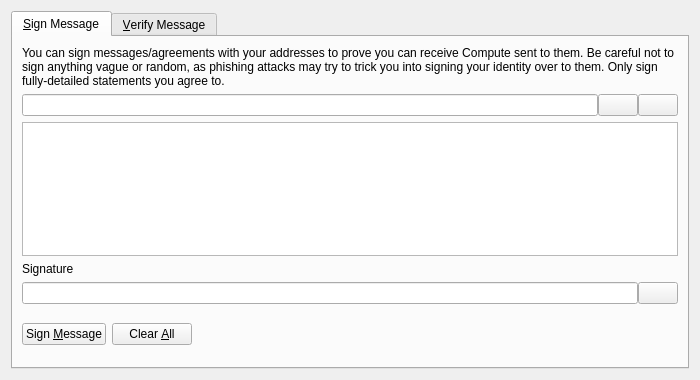
<?xml version="1.0" encoding="UTF-8"?>
<ui version="4.0">
 <class>SignVerifyMessageDialog</class>
 <widget class="QDialog" name="SignVerifyMessageDialog">
  <property name="geometry">
   <rect>
    <x>0</x>
    <y>0</y>
    <width>700</width>
    <height>380</height>
   </rect>
  </property>
  <property name="windowTitle">
   <string>Signatures - Sign / Verify a Message</string>
  </property>
  <property name="modal">
   <bool>true</bool>
  </property>
  <layout class="QVBoxLayout" name="verticalLayout">
   <item>
    <widget class="QTabWidget" name="tabWidget">
     <property name="currentIndex">
      <number>0</number>
     </property>
     <widget class="QWidget" name="tabSignMessage">
      <attribute name="title">
       <string>&amp;Sign Message</string>
      </attribute>
      <layout class="QVBoxLayout" name="verticalLayout_SM">
       <item>
        <widget class="QLabel" name="infoLabel_SM">
         <property name="text">
          <string>You can sign messages/agreements with your addresses to prove you can receive Compute sent to them. Be careful not to sign anything vague or random, as phishing attacks may try to trick you into signing your identity over to them. Only sign fully-detailed statements you agree to.</string>
         </property>
         <property name="textFormat">
          <enum>Qt::PlainText</enum>
         </property>
         <property name="wordWrap">
          <bool>true</bool>
         </property>
        </widget>
       </item>
       <item>
        <layout class="QHBoxLayout" name="horizontalLayout_1_SM">
         <property name="spacing">
          <number>0</number>
         </property>
         <item>
          <widget class="QValidatedLineEdit" name="addressIn_SM">
           <property name="toolTip">
            <string>The Compute address to sign the message with</string>
           </property>
          </widget>
         </item>
         <item>
          <widget class="QPushButton" name="addressBookButton_SM">
           <property name="toolTip">
            <string>Choose previously used address</string>
           </property>
           <property name="text">
            <string/>
           </property>
           <property name="shortcut">
            <string>Alt+A</string>
           </property>
           <property name="autoDefault">
            <bool>false</bool>
           </property>
          </widget>
         </item>
         <item>
          <widget class="QPushButton" name="pasteButton_SM">
           <property name="toolTip">
            <string>Paste address from clipboard</string>
           </property>
           <property name="text">
            <string/>
           </property>
           <property name="shortcut">
            <string>Alt+P</string>
           </property>
           <property name="autoDefault">
            <bool>false</bool>
           </property>
          </widget>
         </item>
        </layout>
       </item>
       <item>
        <widget class="QPlainTextEdit" name="messageIn_SM">
         <property name="toolTip">
          <string>Enter the message you want to sign here</string>
         </property>
        </widget>
       </item>
       <item>
        <widget class="QLabel" name="signatureLabel_SM">
         <property name="text">
          <string>Signature</string>
         </property>
         <property name="textFormat">
          <enum>Qt::PlainText</enum>
         </property>
        </widget>
       </item>
       <item>
        <layout class="QHBoxLayout" name="horizontalLayout_2_SM">
         <property name="spacing">
          <number>0</number>
         </property>
         <item>
          <widget class="QLineEdit" name="signatureOut_SM">
           <property name="font">
            <font>
             <italic>true</italic>
            </font>
           </property>
           <property name="readOnly">
            <bool>true</bool>
           </property>
          </widget>
         </item>
         <item>
          <widget class="QPushButton" name="copySignatureButton_SM">
           <property name="toolTip">
            <string>Copy the current signature to the system clipboard</string>
           </property>
           <property name="text">
            <string/>
           </property>
           <property name="autoDefault">
            <bool>false</bool>
           </property>
          </widget>
         </item>
        </layout>
       </item>
       <item>
        <layout class="QHBoxLayout" name="horizontalLayout_3_SM">
         <item>
          <widget class="QPushButton" name="signMessageButton_SM">
           <property name="toolTip">
            <string>Sign the message to prove you own this Compute address</string>
           </property>
           <property name="text">
            <string>Sign &amp;Message</string>
           </property>
           <property name="autoDefault">
            <bool>false</bool>
           </property>
          </widget>
         </item>
         <item>
          <widget class="QPushButton" name="clearButton_SM">
           <property name="toolTip">
            <string>Reset all sign message fields</string>
           </property>
           <property name="text">
            <string>Clear &amp;All</string>
           </property>
           <property name="autoDefault">
            <bool>false</bool>
           </property>
          </widget>
         </item>
         <item>
          <spacer name="horizontalSpacer_1_SM">
           <property name="orientation">
            <enum>Qt::Horizontal</enum>
           </property>
           <property name="sizeHint" stdset="0">
            <size>
             <width>40</width>
             <height>48</height>
            </size>
           </property>
          </spacer>
         </item>
         <item>
          <widget class="QLabel" name="statusLabel_SM">
           <property name="font">
            <font>
             <weight>75</weight>
             <bold>true</bold>
            </font>
           </property>
           <property name="text">
            <string/>
           </property>
           <property name="wordWrap">
            <bool>true</bool>
           </property>
          </widget>
         </item>
         <item>
          <spacer name="horizontalSpacer_2_SM">
           <property name="orientation">
            <enum>Qt::Horizontal</enum>
           </property>
           <property name="sizeHint" stdset="0">
            <size>
             <width>40</width>
             <height>48</height>
            </size>
           </property>
          </spacer>
         </item>
        </layout>
       </item>
      </layout>
     </widget>
     <widget class="QWidget" name="tabVerifyMessage">
      <attribute name="title">
       <string>&amp;Verify Message</string>
      </attribute>
      <layout class="QVBoxLayout" name="verticalLayout_VM">
       <item>
        <widget class="QLabel" name="infoLabel_VM">
         <property name="text">
          <string>Enter the receiver's address, message (ensure you copy line breaks, spaces, tabs, etc. exactly) and signature below to verify the message. Be careful not to read more into the signature than what is in the signed message itself, to avoid being tricked by a man-in-the-middle attack. Note that this only proves the signing party receives with the address, it cannot prove sendership of any transaction!</string>
         </property>
         <property name="textFormat">
          <enum>Qt::PlainText</enum>
         </property>
         <property name="alignment">
          <set>Qt::AlignLeading|Qt::AlignLeft|Qt::AlignTop</set>
         </property>
         <property name="wordWrap">
          <bool>true</bool>
         </property>
        </widget>
       </item>
       <item>
        <layout class="QHBoxLayout" name="horizontalLayout_1_VM">
         <property name="spacing">
          <number>0</number>
         </property>
         <item>
          <widget class="QValidatedLineEdit" name="addressIn_VM">
           <property name="toolTip">
            <string>The Compute address the message was signed with</string>
           </property>
          </widget>
         </item>
         <item>
          <widget class="QPushButton" name="addressBookButton_VM">
           <property name="toolTip">
            <string>Choose previously used address</string>
           </property>
           <property name="text">
            <string/>
           </property>
           <property name="shortcut">
            <string>Alt+A</string>
           </property>
           <property name="autoDefault">
            <bool>false</bool>
           </property>
          </widget>
         </item>
        </layout>
       </item>
       <item>
        <widget class="QPlainTextEdit" name="messageIn_VM"/>
       </item>
       <item>
        <widget class="QValidatedLineEdit" name="signatureIn_VM"/>
       </item>
       <item>
        <layout class="QHBoxLayout" name="horizontalLayout_2_VM">
         <item>
          <widget class="QPushButton" name="verifyMessageButton_VM">
           <property name="toolTip">
            <string>Verify the message to ensure it was signed with the specified Compute address</string>
           </property>
           <property name="text">
            <string>Verify &amp;Message</string>
           </property>
           <property name="autoDefault">
            <bool>false</bool>
           </property>
          </widget>
         </item>
         <item>
          <widget class="QPushButton" name="clearButton_VM">
           <property name="toolTip">
            <string>Reset all verify message fields</string>
           </property>
           <property name="text">
            <string>Clear &amp;All</string>
           </property>
           <property name="autoDefault">
            <bool>false</bool>
           </property>
          </widget>
         </item>
         <item>
          <spacer name="horizontalSpacer_1_VM">
           <property name="orientation">
            <enum>Qt::Horizontal</enum>
           </property>
           <property name="sizeHint" stdset="0">
            <size>
             <width>40</width>
             <height>48</height>
            </size>
           </property>
          </spacer>
         </item>
         <item>
          <widget class="QLabel" name="statusLabel_VM">
           <property name="font">
            <font>
             <weight>75</weight>
             <bold>true</bold>
            </font>
           </property>
           <property name="text">
            <string/>
           </property>
           <property name="wordWrap">
            <bool>true</bool>
           </property>
          </widget>
         </item>
         <item>
          <spacer name="horizontalSpacer_2_VM">
           <property name="orientation">
            <enum>Qt::Horizontal</enum>
           </property>
           <property name="sizeHint" stdset="0">
            <size>
             <width>40</width>
             <height>48</height>
            </size>
           </property>
          </spacer>
         </item>
        </layout>
       </item>
      </layout>
     </widget>
    </widget>
   </item>
  </layout>
 </widget>
 <customwidgets>
  <customwidget>
   <class>QValidatedLineEdit</class>
   <extends>QLineEdit</extends>
   <header>qvalidatedlineedit.h</header>
  </customwidget>
 </customwidgets>
 <resources>
  <include location="../compute.qrc"/>
 </resources>
 <connections/>
</ui>
